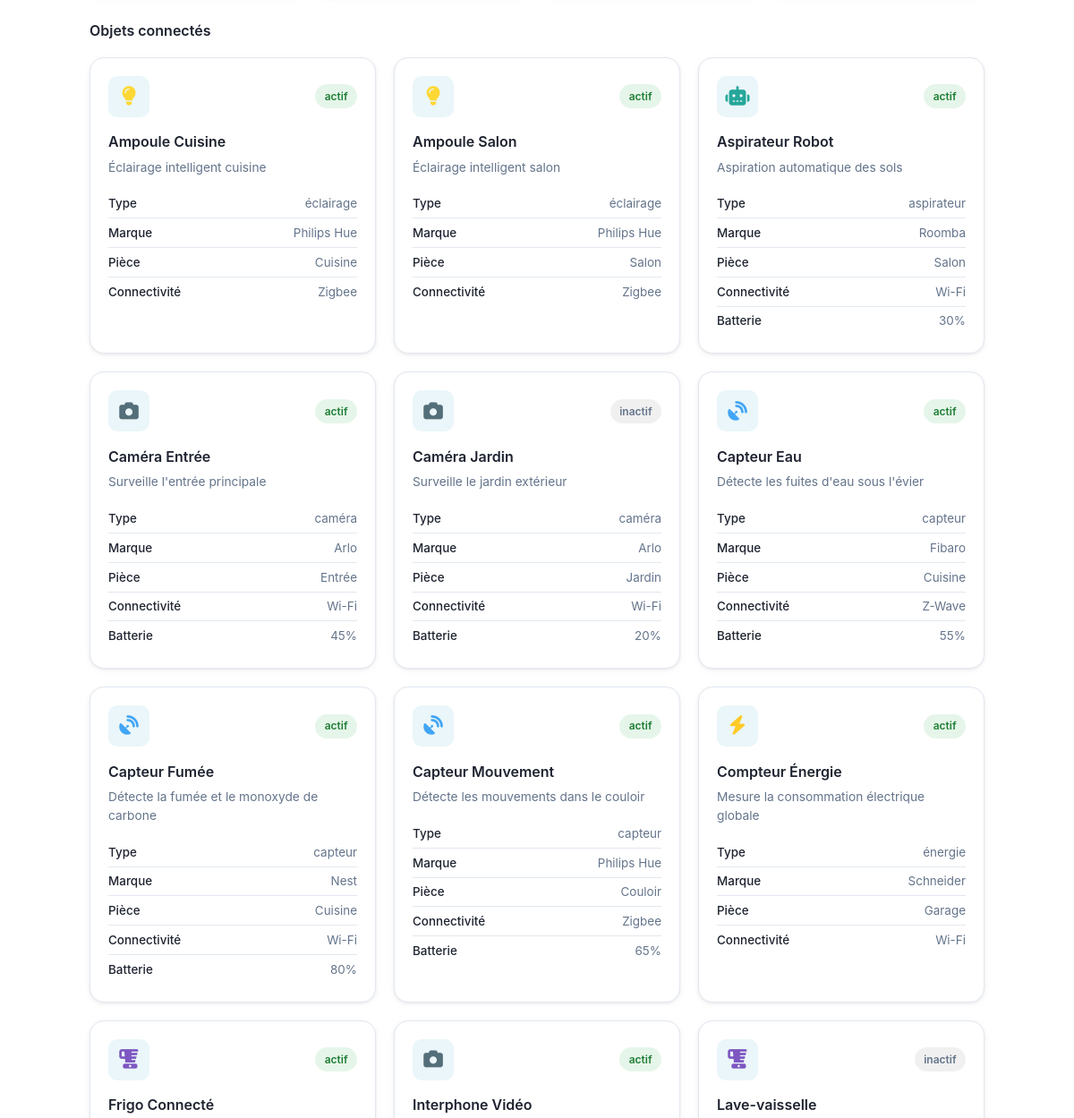
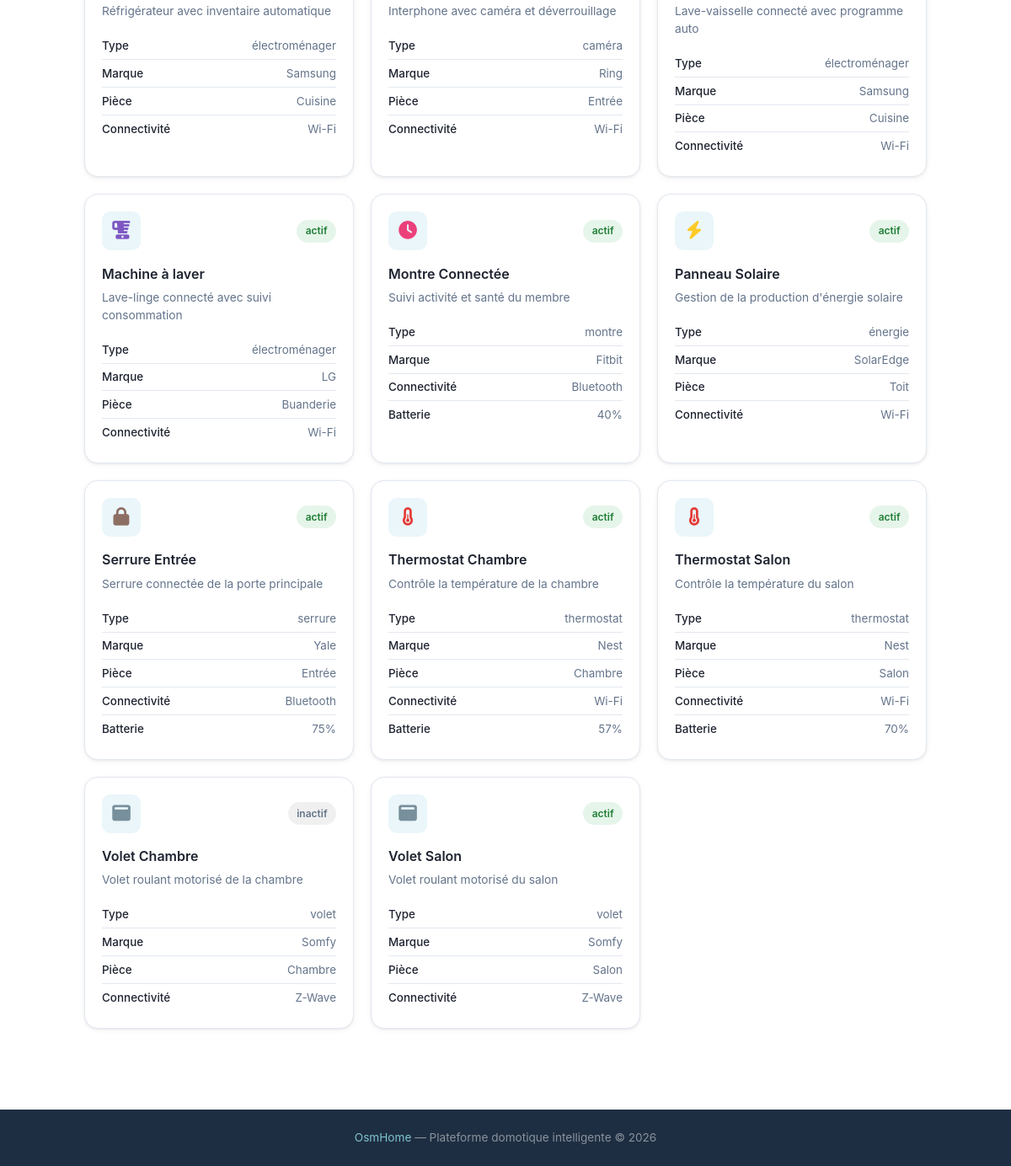
The app's page /dashboard (signed in, lower part), older data (2 pictures, top to bottom).
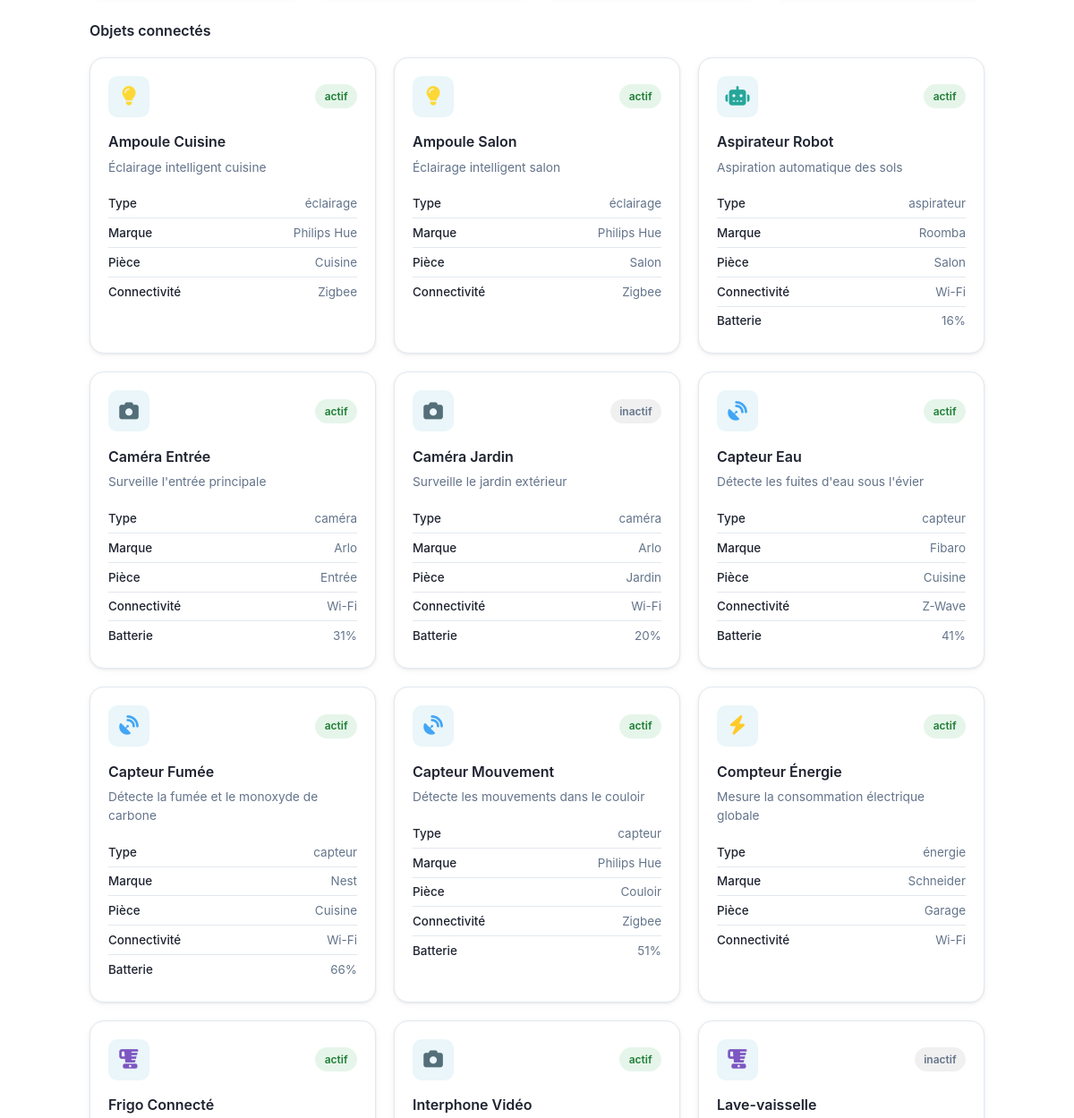
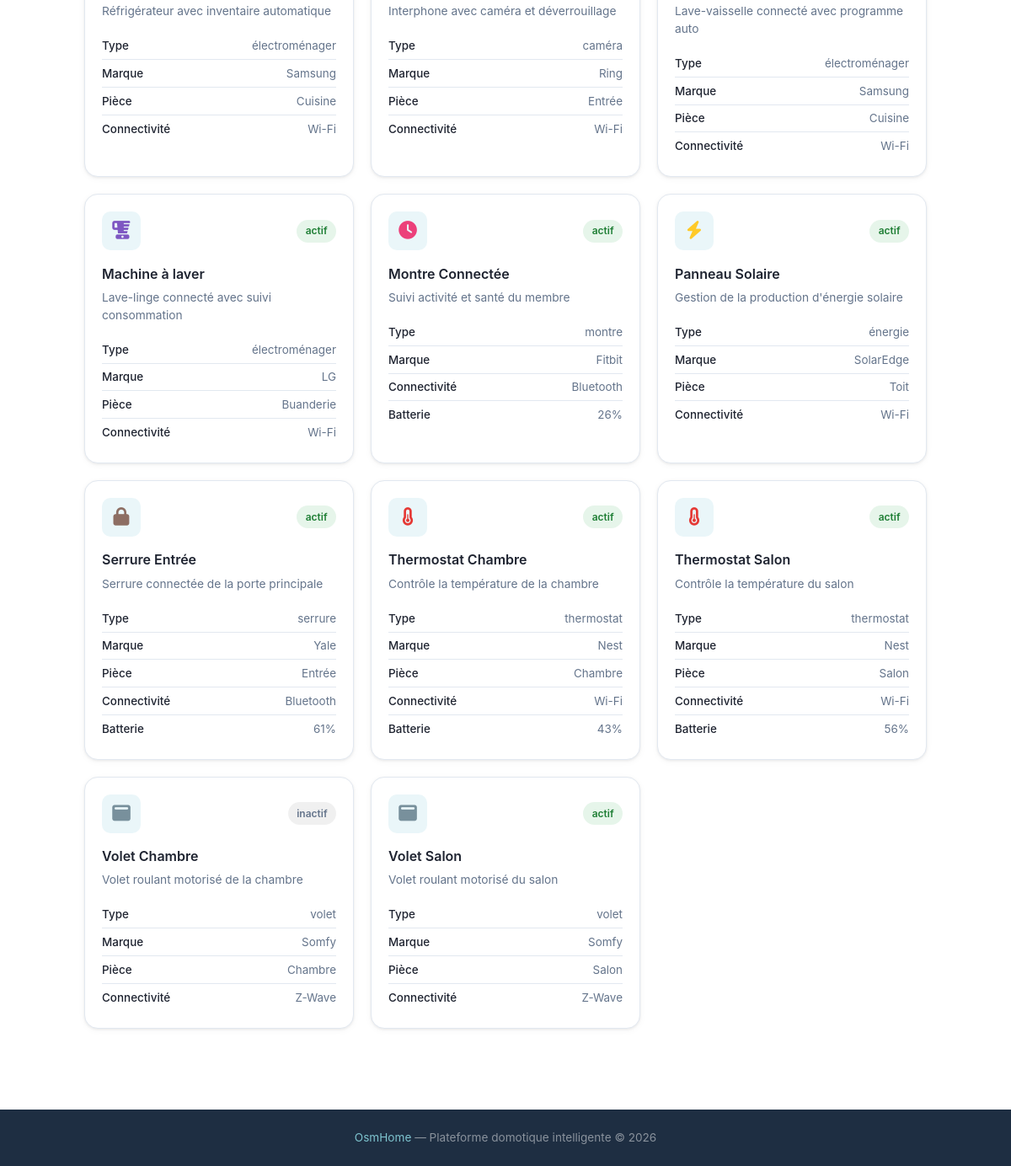
The same page, newer data (2 pictures, top to bottom).
### tables this page shows
CREATE TABLE devices (
            id INTEGER PRIMARY KEY AUTOINCREMENT,
            name TEXT,
            description TEXT,
            type TEXT,
            brand TEXT,
            status TEXT DEFAULT 'actif',
            connectivity TEXT,
            battery INTEGER,
            room TEXT
        , deletion_requested INTEGER DEFAULT 0, config TEXT);

### main.py (the view)
@app.route('/dashboard')
def dashboard():
    if 'username' not in flask.session:
        return flask.redirect('/login')
    user_data   = utils.getUser(flask.session['username'])
    connections = utils.getConnectionCount(flask.session['username'])
    devices     = utils.searchDevices('', '', '')
    total    = len(devices)
    active   = sum(1 for o in devices if o['status'] == 'actif')
    inactive = total - active
    nb_types = len(set(o['type'] for o in devices))
    resp = flask.make_response(flask.render_template(
        'dashboard.html',
        user=flask.session.get('username'),
        user_data=user_data,
        connections=connections,
        devices=devices,
        stats={'total': total, 'active': active, 'inactive': inactive, 'types': nb_types}
    ))
    resp.headers['Cache-Control'] = 'no-store'
    return resp

### main.py (called while the page is built)
@app.context_processor
def inject_types():
    try:
        types = utils.getTypes()
    except Exception:
        types = []
    is_admin = False
    user_level = None
    if flask.session.get('username'):
        u = utils.getUser(flask.session['username'])
        is_admin = bool(u and u['role'] == 'admin')
        user_level = u['level'] if u else None
    return {'types': types, 'is_admin': is_admin, 'user_level': user_level}

### utils.py (called while the page is built)
def openDB() -> sqlite3.Connection:
    if 'db' not in flask.g:
        flask.g.db = sqlite3.connect(BASE)
        flask.g.db.row_factory = sqlite3.Row
    return flask.g.db

def closeDB(_ = None):
    db = flask.g.pop("db", None)
    if db is not None:
        db.close()

def getUser(username: str):
    db = openDB()
    return db.execute(
        'SELECT * FROM users WHERE username = ?',
        (username,)
    ).fetchone()

def getTypes() -> list:
    db = openDB()
    rows = db.execute('SELECT DISTINCT type FROM devices ORDER BY type').fetchall()
    return [row['type'] for row in rows]

### templates/dashboard.html (shortened to what this page needs)
{% extends 'base.html' %}
{% block extra_css %}
<link rel="stylesheet" href="{{ url_for('static', filename='css/devices.css') }}">
<link rel="stylesheet" href="{{ url_for('static', filename='css/dashboard.css') }}">
{% endblock %}
{% block content %}
{% set points = user_data['points'] or 0 %}
{% set db_level = user_data['level'] %}
{% if db_level == 'expert' %}
    {% set level_label = 'Expert' %}
    {% set next_label = None %}
    {% set next_pts = None %}
    {% set progress = 100 %}
{% elif db_level == 'avance' %}
    {% set level_label = 'Avancé' %}
    {% set next_label = 'Expert' %}
    {% set next_pts = 5 %}
    {% set progress = ((points - 3) / 2 * 100) | int %}
{% elif db_level == 'intermediaire' %}
    {% set level_label = 'Intermédiaire' %}
    {% set next_label = 'Avancé' %}
    {% set next_pts = 3 %}
    {% set progress = ((points - 1) / 2 * 100) | int %}
{% else %}
    {% set level_label = 'Débutant' %}
    {% set next_label = 'Intermédiaire' %}
    {% set next_pts = 1 %}
    {% set progress = (points / 1 * 100) | int %}
{% endif %}
<div class="dashboard-page">
    <div class="dash-devices-header">
        <h2 class="dash-section-title">Objets connectés</h2>
    </div>
    <div class="devices-grid">
        {% for device in devices %}
        <a href="/device/{{ device['id'] }}" class="device-card device-card--link">
            <div class="device-top">
                <div class="device-icon" aria-label="{{ device['type'] }}">
                    {% if device['type'] == 'thermostat' %}<i class="fa-solid fa-temperature-half"></i>
                    {% elif device['type'] == 'caméra' %}<i class="fa-solid fa-camera"></i>
                    {% elif device['type'] == 'éclairage' %}<i class="fa-solid fa-lightbulb"></i>
                    {% elif device['type'] == 'serrure' %}<i class="fa-solid fa-lock"></i>
                    {% elif device['type'] == 'capteur' %}<i class="fa-solid fa-satellite-dish"></i>
                    {% elif device['type'] == 'aspirateur' %}<i class="fa-solid fa-robot"></i>
                    {% elif device['type'] == 'électroménager' %}<i class="fa-solid fa-blender"></i>
                    {% elif device['type'] == 'volet' %}<i class="fa-solid fa-window-maximize"></i>
                    {% elif device['type'] == 'montre' %}<i class="fa-solid fa-clock"></i>
                    {% elif device['type'] == 'énergie' %}<i class="fa-solid fa-bolt"></i>
                    {% else %}<i class="fa-solid fa-box"></i>{% endif %}
                </div>
                <span class="device-status {{ 'status-active' if device['status'] == 'actif' else 'status-inactive' }}">
                    {{ device['status'] }}
                </span>
            </div>
            <h3 class="device-name">{{ device['name'] }}</h3>
            <p class="device-description">{{ device['description'] }}</p>
            <ul class="device-infos">
                <li><strong>Type</strong> {{ device['type'] }}</li>
                <li><strong>Marque</strong> {{ device['brand'] }}</li>
                {% if device['room'] %}
                <li><strong>Pièce</strong> {{ device['room'] }}</li>
                {% endif %}
                <li><strong>Connectivité</strong> {{ device['connectivity'] }}</li>
                {% if device['battery'] %}
                <li><strong>Batterie</strong> {{ device['battery'] }}%</li>
                {% endif %}
            </ul>
        </a>
        {% endfor %}
    </div>
</div>
{% endblock %}

Row changes from the older to the newer data that the page shows:
changed devices "Aspirateur Robot": battery "30" → "16"
changed devices "Caméra Entrée": battery "45" → "31"
changed devices "Capteur Eau": battery "55" → "41"
changed devices "Capteur Fumée": battery "80" → "66"
changed devices "Capteur Mouvement": battery "65" → "51"
changed devices "Montre Connectée": battery "40" → "26"
changed devices "Serrure Entrée": battery "75" → "61"
changed devices "Thermostat Chambre": battery "57" → "43"
changed devices "Thermostat Salon": battery "70" → "56"
